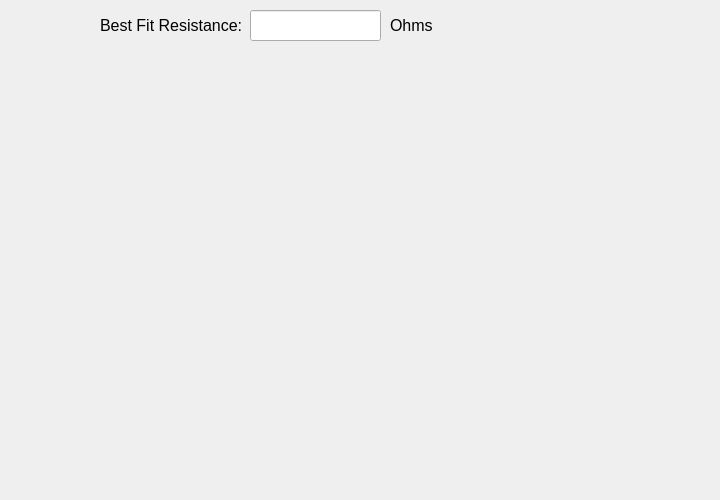
            <widget class="QWidget" name="tab_7">
             <attribute name="title">
              <string>Ascedning Source Plot</string>
             </attribute>
             <widget class="QWidget" name="widget_middle" native="true">
              <property name="geometry">
               <rect>
                <x>10</x>
                <y>50</y>
                <width>701</width>
                <height>441</height>
               </rect>
              </property>
              <widget class="MatplotlibWidget" name="mplwidget_middle">
               <property name="geometry">
                <rect>
                 <x>190</x>
                 <y>120</y>
                 <width>151</width>
                 <height>91</height>
                </rect>
               </property>
              </widget>
             </widget>
             <widget class="QLabel" name="label_12">
              <property name="geometry">
               <rect>
                <x>100</x>
                <y>10</y>
                <width>151</width>
                <height>31</height>
               </rect>
              </property>
              <property name="font">
               <font>
                <pointsize>12</pointsize>
               </font>
              </property>
              <property name="text">
               <string>Best Fit Resistance:</string>
              </property>
             </widget>
             <widget class="QLineEdit" name="lineEdit_best_fit_resistance">
              <property name="geometry">
               <rect>
                <x>250</x>
                <y>10</y>
                <width>131</width>
                <height>31</height>
               </rect>
              </property>
              <property name="font">
               <font>
                <pointsize>12</pointsize>
               </font>
              </property>
              <property name="text">
               <string/>
              </property>
             </widget>
             <widget class="QLabel" name="label_resistance_unit">
              <property name="geometry">
               <rect>
                <x>390</x>
                <y>10</y>
                <width>51</width>
                <height>31</height>
               </rect>
              </property>
              <property name="font">
               <font>
                <pointsize>12</pointsize>
               </font>
              </property>
              <property name="text">
               <string>Ohms</string>
              </property>
             </widget>
             <zorder>label_12</zorder>
             <zorder>lineEdit_best_fit_resistance</zorder>
             <zorder>label_resistance_unit</zorder>
             <zorder>widget_middle</zorder>
            </widget>
